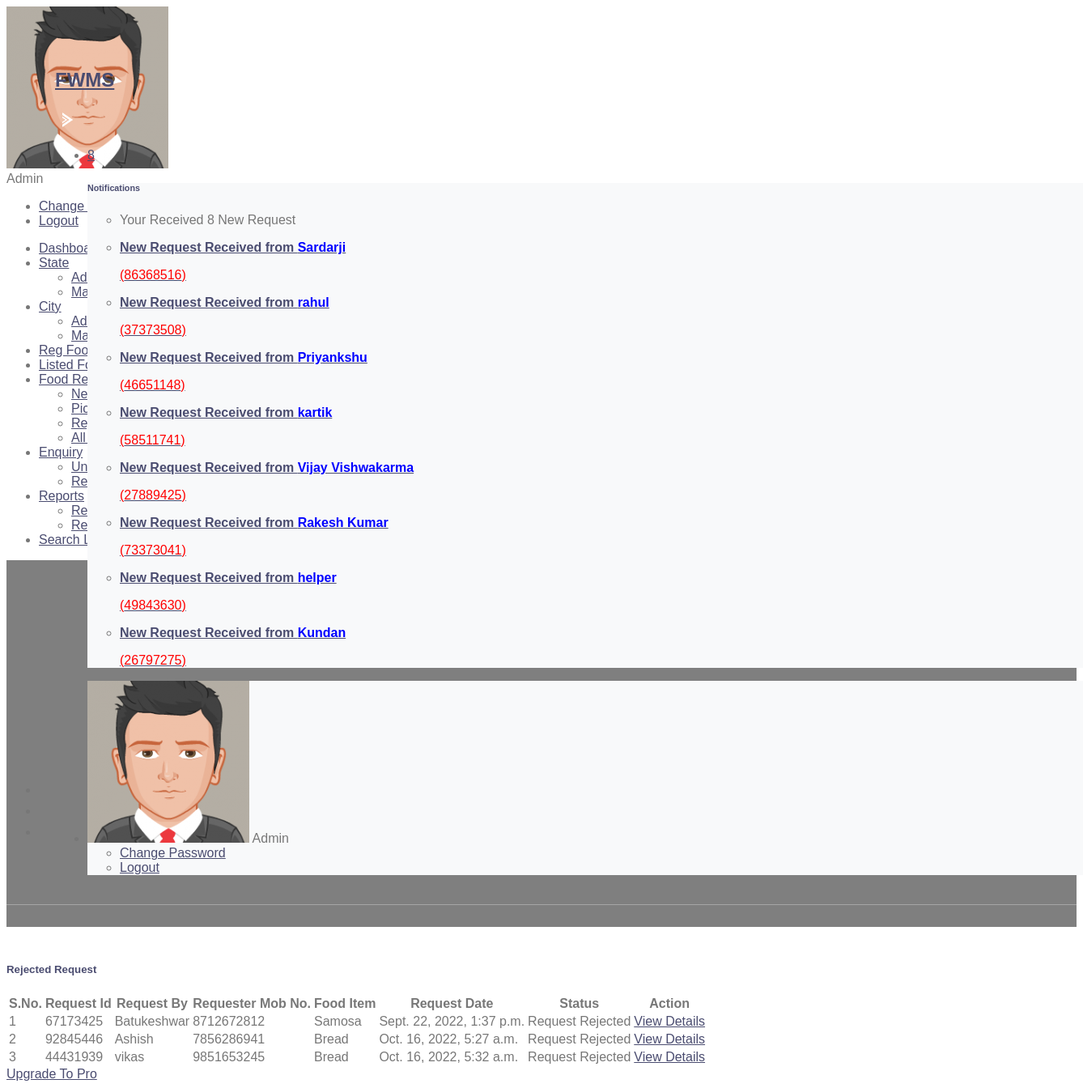
Page /rejectRequest (signed in) on the committed database.
### foodwaste/models.py (models this page shows, shortened)
class Foodrequests(models.Model):
    food = models.ForeignKey(Food, on_delete=models.CASCADE, null=True)
    requestNumber = models.CharField(max_length=150, null=True)
    fullName = models.CharField(max_length=250, null=True)
    mobileNumber = models.CharField(max_length=15, null=True)
    message = models.CharField(max_length=350, null=True)
    requestDate = models.DateTimeField(auto_now_add=True)
    status = models.CharField(max_length=50, null=True) #tobc
    donorRemark = models.CharField(max_length=250, null=True)
    requestCompletionDate = models.DateField(null=True)

class Food(models.Model):
    donorid = models.ForeignKey(Donor, on_delete=models.CASCADE, null=True)
    foodId = models.CharField(max_length=150, null=True)
    FoodItems = models.CharField(max_length=250, null=True)
    city = models.ForeignKey(City, on_delete=models.CASCADE)
    Description = models.CharField(max_length=300, null=True)
    PickupDate = models.DateField(null=True)
    PickupAddress = models.CharField(max_length=250, null=True)
    ContactPerson = models.CharField(max_length=150, null=True)
    CPMobNumber = models.CharField(max_length=15, null=True)
    Image = models.FileField(null=True,blank=True)
    CreationDate = models.DateTimeField(auto_now_add=True)
    UpdationDate = models.DateField(null=True)

### foodwaste/views.py (the view)
# urls.py: path('rejectRequest', rejectRequest, name='rejectRequest'),
def rejectRequest(request):
    if not request.user.is_authenticated:
        return redirect('admin_login')
    foodrequest = Foodrequests.objects.filter(status='Request Rejected')
    return render(request, 'admin/rejectRequest.html', locals())

### foodwaste/templatetags/custom_tag.py (called while the page is built)
@register.filter(name = 'notification')
def notification(obj):
    foodrequest  = Foodrequests.objects.filter(status=None)
    return foodrequest

@register.simple_tag()
def notificationcount(*args, **kwargs):
    foodrequestcount  = Foodrequests.objects.filter(status=None).count()
    return foodrequestcount

### foodwaste/templates/admin/rejectRequest.html (shortened to what this page needs)
{% extends 'admin_base.html' %}
{% load static %}
{% block main %}
<section class="pcoded-main-container">
    <div class="pcoded-content">
        <div class="page-header">
            <div class="page-block">
                <div class="row align-items-center">
                    <div class="col-md-12">
                        <div class="page-header-title">
                            <h5 class="m-b-10">Rejected Request</h5>
                        </div>
                        <ul class="breadcrumb">
                            <li class="breadcrumb-item"><a href="{% url 'dashboard' %}"></a></li>
                            <li class="breadcrumb-item"><a href="">Request</a></li>
                            <li class="breadcrumb-item"><a href="">Rejected Request</a></li>
                        </ul>
                    </div>
                </div>
            </div>
        </div>
        <div class="row">
            <div class="col-md-12">
                <div class="card">
                    <div class="card-header">
                        <h5>Rejected Request</h5>
                    </div>
                    <div class="card-body table-border-style">
                        <div class="table-responsive">
                            <table class="table">
                                <thead>
                                <tr>
                                    <th class="ml-5">S.No.</th>
                                    <th>Request Id</th>
                                    <th>Request By</th>
                                    <th>Requester Mob No.</th>
                                    <th>Food Item</th>
                                    <th>Request Date</th>
                                    <th>Status</th>
                                    <th>Action</th>
                                </tr>
                                </thead>
                                <tbody>
                                {% for i in foodrequest %}
                                <tr>
                                    <td>{{forloop.counter}}</td>
                                    <td>{{i.requestNumber}}</td>
                                    <td>{{i.fullName}}</td>
                                    <td>{{i.mobileNumber}}</td>
                                    <td>{{i.food.FoodItems}}</td>
                                    <td>{{i.requestDate}}</td>
                                    {% if i.status == None%}
                                    <td>Not Update Yet</td>
                                    {% else %}
                                    <td>{{i.status}}</td>
                                    {% endif %}
                                    <td><a href="{% url 'view_requestDtls' i.id %}" class="text-primary">View Details</a></td>
                                </tr>
                                {% endfor %}
                                </tbody>
                            </table>
                        </div>
                    </div>
                </div>
            </div>
        </div>
    </div>
</section>
{% endblock %}

### foodwaste/templates/admin_base.html (shortened to what this page needs)
{% load static %}
{% load custom_tag %}
<!DOCTYPE html>
<html lang="en">
<head>
    <link rel="stylesheet" href="{% static 'assets/css/style.css' %}">
</head>
<body class="">
<nav class="pcoded-navbar  ">
    <div class="navbar-wrapper  ">
        <div class="navbar-content scroll-div ">
            <div class="">
                <div class="main-menu-header">
                    <img class="img-radius" src="{% static 'assets/images/user/avatar-2.png' %}" alt="User-Profile-Image">
                    <div class="user-details">
                        <div id="more-details">Admin</div>
                    </div>
                </div>
                <div class="collapse" id="nav-user-link">
                    <ul class="list-unstyled">
                        <li class="list-group-item"><a href="{% url 'changePassword' %}">Change Password</a>
                        </li>
                        <li class="list-group-item"><a href="/logout">Logout</a></li>
                    </ul>
                </div>
            </div>
            <ul class="nav pcoded-inner-navbar ">
                <li class="nav-item">
                    <a href="{% url 'dashboard' %}" class="nav-link "><span class="pcoded-micon"></span><span
                            class="pcoded-mtext">Dashboard</span></a>
                </li>
                <li class="nav-item pcoded-hasmenu">
                    <a href="#" class="nav-link "><span class="pcoded-micon"></span><span
                            class="pcoded-mtext">State</span></a>
                    <ul class="pcoded-submenu">
                        <li><a href="{% url 'addState' %}">Add State</a></li>
                        <li><a href="{% url 'manageState' %}">Manage State</a></li>
                    </ul>
                </li>
                <li class="nav-item pcoded-hasmenu">
                    <a href="#" class="nav-link "><span class="pcoded-micon"></span><span
                            class="pcoded-mtext">City</span></a>
                    <ul class="pcoded-submenu">
                        <li><a href="{% url 'addCity' %}">Add City</a></li>
                        <li><a href="{% url 'manageCity' %}">Manage City</a></li>
                    </ul>
                </li>
                <li class="nav-item">
                    <a href="{% url 'regFoodDonor' %}" class="nav-link "><span class="pcoded-mtext">Reg Food Donor</span></a>
                </li>
                <li class="nav-item">
                    <a href="{% url 'listedFood' %}" class="nav-link "><span class="pcoded-mtext">Listed Food</span></a>
                </li>
                <li class="nav-item pcoded-hasmenu">
                    <a href="#" class="nav-link "><span class="pcoded-mtext">Food Request</span></a>
                    <ul class="pcoded-submenu">
                        <li><a href="{% url 'newRequest' %}">New Request</a></li>
                        <li><a href="{% url 'completeRequest' %}">Picked/Take Away/Completed</a></li>
                        <li><a href="{% url 'rejectRequest' %}">Rejected Request</a></li>
                        <li><a href="{% url 'allRequest' %}">All Request</a></li>
                    </ul>
                </li>
                <li class="nav-item pcoded-hasmenu">
                    <a href="#" class="nav-link "><span class="pcoded-micon"></span><span
                            class="pcoded-mtext">Enquiry</span></a>
                    <ul class="pcoded-submenu">
                        <li><a href="{% url 'unreadEnquiry' %}">Unread Enquiry</a></li>
                        <li><a href="{% url 'readEnquiry' %}">Read Enquiry</a></li>
                    </ul>
                </li>
                <li class="nav-item pcoded-hasmenu">
                    <a href="#" class="nav-link "><span class="pcoded-micon"></span><span
                            class="pcoded-mtext">Reports</span></a>
                    <ul class="pcoded-submenu">
                        <li><a href="{% url 'reportDonatedFood' %}">Report of Donated Food</a></li>
                        <li><a href="{% url 'reportregfoodDonor' %}">Report of Reg Food Donor</a></li>
                    </ul>
                </li>
                <li class="nav-item">
                    <a href="{% url 'searchFood' %}" class="nav-link "><span class="pcoded-mtext">Search Listed Food</span></a>
                </li>
            </ul>
        </div>
    </div>
</nav>
<header class="navbar pcoded-header navbar-expand-lg navbar-light header-dark">
    <div class="m-header">
        <a href="#!" class="b-brand">
            <h2>FWMS</h2>
            <img src="{% static 'assets/images/logo-icon.png' %}" alt="" class="logo-thumb">
        </a>
    </div>
    <div class="collapse navbar-collapse">
        <ul class="navbar-nav ml-auto">
            <li>
                <div class="dropdown">
                    <a class="dropdown-toggle" href="#" data-toggle="dropdown">
                        <span class="badge badge-pill badge-danger">{% notificationcount %}</span>
                    </a>
                    <div class="dropdown-menu dropdown-menu-right notification">
                        <div class="noti-head">
                            <h6 class="d-inline-block m-b-0">Notifications</h6>
                        </div>
                        <ul class="noti-body">
                            <li class="n-title">
                                <p class="m-b-0">Your Received {% notificationcount %} New Request</p>
                            </li>
                            {% for i in ""|notification %}
                            <li class="notification">
                                <a href="{% url 'newRequest' %}">
                                <div class="media">
                                    <div class="media-body">
                                        <p><strong>New Request Received from <span style="color: blue">{{i.fullName}}</span></strong></p>
                                        <p style="color: red;">({{i.requestNumber}})</p>
                                    </div>
                                </div> </a>
                            </li>
                            {% empty %}
                            <li style="text-align : center">No Records Found</li>
                            {% endfor %}
                        </ul>
                    </div>
                </div>
            </li>
            <li>
                <div class="dropdown drp-user">
                    <div class="dropdown-menu dropdown-menu-right profile-notification">
                        <div class="pro-head">
                            <img src="{% static 'assets/images/user/avatar-2.png' %}" class="img-radius" alt="User-Profile-Image">
                            <span>Admin</span>
                        </div>
                        <ul class="pro-body">
                            <li><a href="{% url 'changePassword' %}" class="dropdown-item"> Change Password</a></li>
                            <li><a href="/logout" class="dropdown-item"> Logout</a></li>
                        </ul>
                    </div>
                </div>
            </li>
        </ul>
    </div>
</header>
{% block main %}
{% endblock %}
</body>
</html>

### foodwaste/static/css/style.css (style rules this page uses)
body { color: #777777; font-weight: 500; background: #ffffff; font-family: 'Quicksand', sans-serif; }
h1, h2, h3, h4, h5, h6 { color: #4a4c70; }
a { color: #4a4c70; transition: .3s; }
.navbar { position: relative; transition: .5s; z-index: 999; }
.navbar .dropdown-menu { margin-top: 0; border: 0; border-radius: 0; background: #f8f9fa; }
@media (min-width: 992px) { .navbar { position: absolute; width: 100%; top: 45px; padding: 20px 60px; background: transparent !important; border-bottom: 1px solid rgba(255, 255, 255, .3); z-index: 9; } }
.page-header { position: relative; margin-bottom: 45px; padding: 210px 0 90px 0; text-align: center; background: linear-gradient(rgba(0, 0, 0, .5), rgba(0, 0, 0, .5)), url(../img/page-header.jpg); background-attachment: fixed; background-position: center; background-repeat: no-repeat; background-size: cover; }
.page-header a { position: relative; padding: 0 12px; font-size: 22px; color: #ffffff; }
.page-header a::after { position: absolute; content: "/"; width: 8px; height: 8px; top: -2px; right: -7px; text-align: center; color: #ffffff; }
.page-header a:last-child::after { display: none; }

### rows in the picture
Foodrequests: fullName "Sardarji", requestNumber "86368516"
Foodrequests: fullName "rahul", requestNumber "37373508"
Foodrequests: fullName "Priyankshu", requestNumber "46651148"
Foodrequests: fullName "kartik", requestNumber "58511741"
Foodrequests: fullName "Vijay Vishwakarma", requestNumber "27889425"
Foodrequests: fullName "Rakesh Kumar", requestNumber "73373041"
Foodrequests: fullName "helper", requestNumber "49843630"
Foodrequests: fullName "Kundan", requestNumber "26797275"
Foodrequests: requestNumber "67173425", fullName "Batukeshwar", mobileNumber "8712672812", food.FoodItems "Samosa", requestDate "Sept. 22, 2022, 1:37 p.m.", status "Request Rejected"
Foodrequests: requestNumber "92845446", fullName "Ashish", mobileNumber "7856286941", food.FoodItems "Bread", requestDate "Oct. 16, 2022, 5:27 a.m.", status "Request Rejected"
Foodrequests: requestNumber "44431939", fullName "vikas", mobileNumber "9851653245", food.FoodItems "Bread", requestDate "Oct. 16, 2022, 5:32 a.m.", status "Request Rejected"
